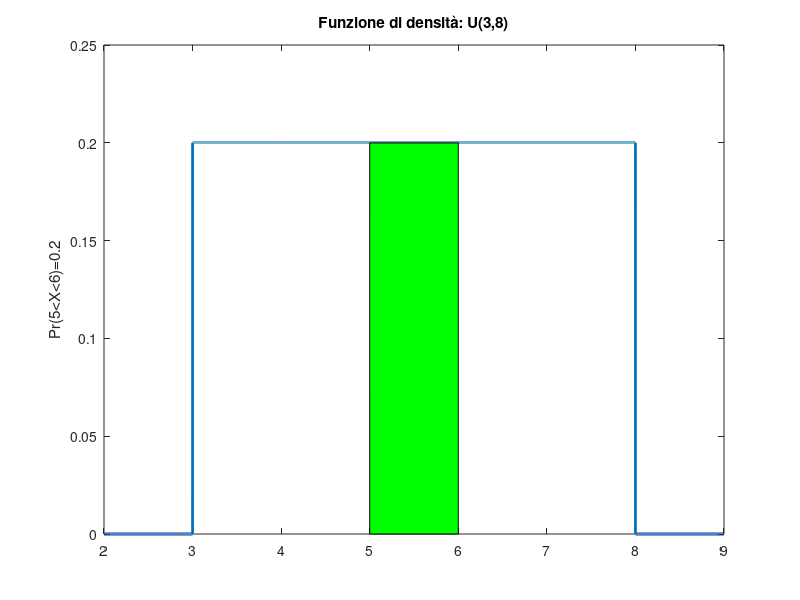

Reproduce this figure in MATLAB. (Note: this script raises an error after producing the figure.)

%% Calcolo probabilità in una U(3 8)
a=3;
b=8;

% la probabilità di ottenere un valore compreso tra 5 e 6 in U(3,8)
disp('--------------')
disp('P(5<X<6) in U(3,8)')
prob56=unifcdf(6,a,b)-unifcdf(5,a,b);
disp(prob56)

%% Visualizzazione grafica della prob. calcolata

% Calcolo della densità tramite la funzione unifpdf
% Per rappresentare la densità scelgo in maniera soggettiva un intervallo x
% che parte da a-1 e arriva fino a b+1. Similmente, anche il passo della
% sequenza utilizzato (in questo caso 0.0001) è soggettivo.
x=(a-1:0.0001:b+1)';
ypdf=unifpdf(x,a,b);
plot(x,ypdf,'LineWidth',2);
ylim([0 0.25])
title(['Funzione di densità: U('  num2str(a) ',' num2str(b) ')'])

% Istruzione hold('on') per sovrapporre il grafico che segue al grafico
% precedente
hold('on')

% a = posizione dell'ultimo valore del vettore x <=5
aa=find(x<=5,1,'last');
% b= posizione del primo valore del vettore x >=6
bb=find(x>=6,1);
% Utilizza la funzione fill nell'intervallo x(a:b)
fill(x(aa:bb),[0;ypdf(aa+1:bb-1);0],'g')
ylabel(['Pr(5<X<6)=' num2str(prob56)])
% print -depsc figs\uniffill.eps;

%% Visualizzazione grafica tramite la chiamata a distribspec
pd=makedist('Uniform','Lower',a,'Upper',b);
distribspec(pd, [5 6], 'inside');
% print -depsc figs\uniffill1.eps;

%% Quantili

% quantili u0.80 e u0.90 (valori che lasciano alla destra
% una prob. di 0.20 e 0.10) in U(3,8)
quant=[0.80 0.90];
disp('Quantili 0.8 e 0.9 in una U(3,8)')
disp(unifinv(quant,a,b))


%% Estrazione di n numeri da U(3,8)
% Fisso un determinato seed di numeri casuali
seed=123;
rng(seed)
n=10000;
p=1;
% rand genera valori da U(0,1).
% Trasformo i valori generati dall'intevallo [0 1]
% all'intervallo [a b]
X=rand(n,p)*(b-a)+a;
% reinizializzo il generatore di numeri casuali
rng(seed)
X1=unifrnd(a,b,n,p);
assert(max(abs(X-X1))<1e-15,"I numeri casuali sono diversi")
figure
histogram(X,'Normalization','pdf')
title(['Generazione di ' num2str(n) ' numeri da U(' ...
    num2str(a) ',' num2str(b) ')'])

% print -depsc figs\unifrand.eps;